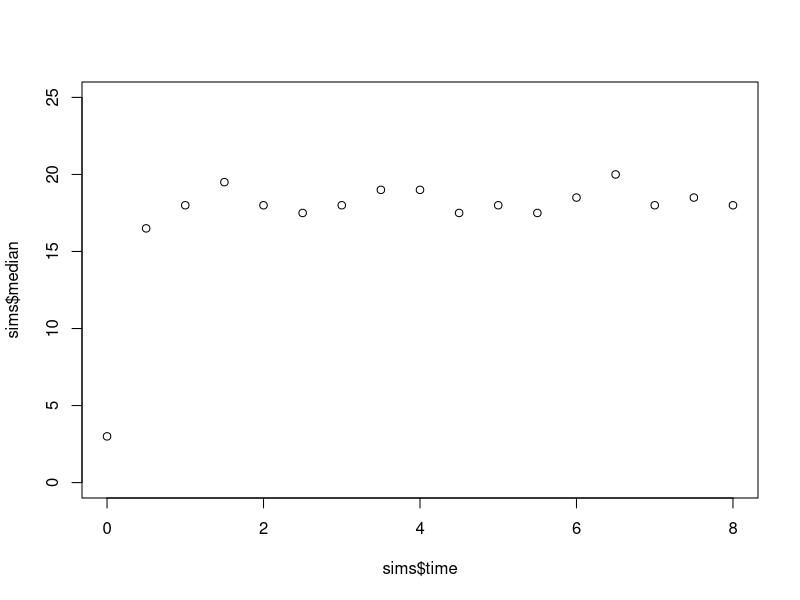
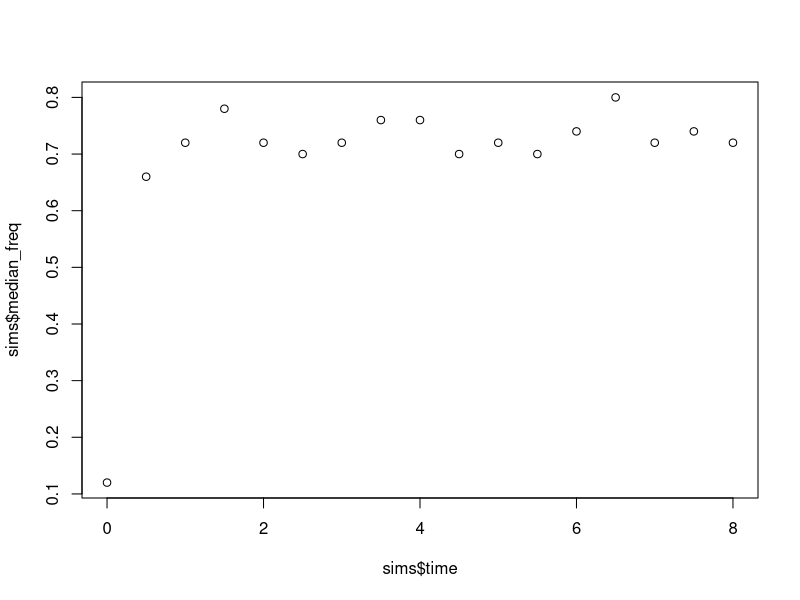

Here is the R script that generated these plots, in order:

#######################################################################
##### RECREATION OF STOCHASTIC SIMULATION BY DONNELLY ET AL. 2019 #####
#######################################################################
# winged aphids only

rm(list=ls())
library(matrixStats)
  
run_simulation <- function(t, timeframe, I, A, parms) {

  # initialise vectors of A, I and time vals
  I_vals <- I
  A_vals <- A
  time <- t
  
  # define vector preference parameters
  v <- parms[["v"]]
  e <- parms[["e"]]
  w <- parms[["w"]]
  
  while (t < timeframe) {
    print("new timestep")
    i_plant_recovery <- parms[["gamma"]] * I
    #aphid_death <- A * parms[["b"]]
    aphid_dispersal <- A * parms[["theta"]]
    #aphid_reproduction <- parms[["a"]] * A * (1 - A/parms[["K"]])

    total_rate <- sum(i_plant_recovery, 
                      #aphid_death, 
                      aphid_dispersal#, 
                      #aphid_reproduction
                      )

    # generate time step according to gillespie (exponential distribution)
    dt <- -log(runif(1, min=0, max=1)) / total_rate

    t <- t + dt
    
    events <- c("i_plant_recovery", 
                #"aphid_death", 
                "aphid_dispersal"#, 
                #"aphid_reproduction"
                )
    
    event_rates <- c(i_plant_recovery, 
                     #aphid_death, 
                     aphid_dispersal#, 
                     #aphid_reproduction
                     )
    
    current_event <- sample(events, 1, replace=T, prob=event_rates)

    if (current_event == "i_plant_recovery") {
      I <- I - 1
      #I_vals <- c(I_vals, I)
      
    }
    else if (current_event == "aphid_death") {
      A <- A - 1
      #A_vals <- c(A_vals, A)
      
    }
    else if (current_event == "aphid_reproduction") {
      A <- A + 1
      #A_vals <- c(A_vals, A)
      
    }
    else { # current_event == "aphid_dispersal"
    
      if (I >= parms["H"]) {
        feeding <- T # no more plants to infect, so skip dispersal cycle
      }
      else {
        feeding <- F
      }
      
      print("aphid dispersal")
      print(paste("I=", I))
      S <- parms["H"] - I
      i_hat <- (v*I)/(S + v*I)
      
      states <- c("probeS", "probeI", "feedS", "feedI", "flight")
      
      transition_matrix <- matrix(c(((1-w)*(1-i_hat)), ((1-w)*i_hat), w, 0,   0,
                                    (1-e*w)*(1-i_hat), (1-e*w)*i_hat, 0, e*w, 0,
                                    0,                 0,             1, 0,   0,
                                    0,                 0,             0, 1,   0,
                                    1-i_hat,           i_hat,         0, 0,   0),
                                  nrow = 5, byrow=T,
                                  dimnames = list(states))
      
      state <- "flight" # dispersal event always starts with flight from plant
      #state_changes <- "flight"
      #transmissions <- 0

      ## MARKOV CHAIN ##
      while (feeding == F) {
        # if uniform rv is less than p, aphid dies/emigrates. break out of feeding dispersal
        if (runif(1, min=0, max=1) < parms["p"]) {
          A <- A - 1
         # A_vals <- c(A_vals, A)
          break
        }
        
        if (state == "flight") {
          print("flight")
          print(transition_matrix["flight",])
          # use transition matrix to work out new state of markov chain
          state <- sample(states, 1, replace=T, prob = transition_matrix["flight",])
        }
        
        else if (state == "probeI") { # aphid has now acquired the virus
          print("probeI")
          state <- sample(states, 1, replace=T, prob = transition_matrix["probeI",])
          
          if (state == "probeS") {
            I <- I + 1 # inoculation event
            #I_vals <- c(I_vals, I)
            #transmissions <- transmissions + 1 # probeI -> probeS means transmission has taken place
          }
          else if (state == "feedI") {
            feeding <- T
          }
        }
        
        else if (state == "probeS") {
          print("probeS")
          state <- sample(states, 1, replace=T, prob = transition_matrix["probeS",])
          
          if (state == "feedS") {
            feeding <- T
          }
        }
        
        # add state to vector of all states
        #state_changes <- c(state_changes, state)
      }
      
      
    }
    

    #}
    
    #S_vals <- c(S_vals, S)
    I_vals <- c(I_vals, I)
    A_vals <- c(A_vals, A)
    time <- c(time, t)
    
  }
  
  run_df <- data.frame(time, I_vals, A_vals)

  #find S, I and R levels at set times and put in data frame to return from function
  run.I.times <- approx(x = run_df$time,
                        y = run_df$I_vals,
                        xout = time_points,
                        method = "constant")
  run.I.times.df <- data.frame(run.I.times[1], run.I.times[2])
  colnames(run.I.times.df) <- c("time", "num_infected")

  run.A.times <- approx(x = run_df$time,
                        y = run_df$A_vals,
                        xout = time_points,
                        method = "constant")
  run.A.times.df <- data.frame(run.A.times[1], run.A.times[2])
  colnames(run.A.times.df) <- c("time", "num_aphids")



  return(list(run.I.times.df, run.A.times.df))
  #return(list(I_vals, A_vals))
}

# define time frame
t <- 0
timeframe <- 8
time_points <- seq(t, timeframe, by = 0.5)

# define parameters
parms <- c(
  gamma = 3, #20/3, # rate of recovery/death of I plants
  b = 0.1, # aphid mortality rate per day
  theta = 1, # aphid dispersal rate per day
  a = 2, # reproduction rate per aphid per day
  K = 4000, # aphid reproduction limit - maximum aphids PER FIELD (diff to donnelly)
  H = 25, # number host plants
  p = 0, #0.2, # aphid emigration/death rate per journey between plants
  v = 1, # infected plant attractiveness
  e = 1, # infected plant acceptability 
  w = 0.2 # feeding rate on healthy plant
)

# define states
A <- 75 # num aphids
I <- 3 # num infected plants

# plot a single run
# out <- run_simulation(t, timeframe, I, A, parms)
#   
# plot(out[[1]]$time, out[[1]]$num_infected)
# plot(out[[2]]$time, out[[2]]$num_aphids)

# run 50 times in order to find median run
for (run in 1:50) {
  print(paste0("run=",run))
  if (run == 1) {
    sims <- run_simulation(t, timeframe, I, A, parms)[[1]]
  } else {
    sims[,run+1] <- run_simulation(t, timeframe, I, A, parms)[[1]]$num_infected
  }
}

# plot number of infected plants over time
sims$median <- rowMedians(as.matrix(sims[,-1], ncol = ncol(sims)-1))
plot(sims$time, sims$median, ylim = c(0, parms["H"]))

# plot frequency of infected plants (I/H) over time
sims$median_freq <- sims$median / parms[["H"]]
plot(sims$time, sims$median_freq)


